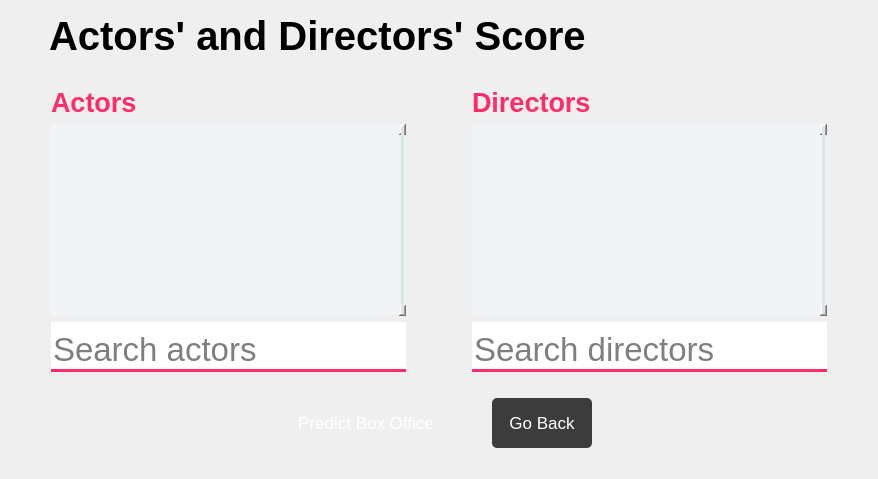
      <widget class="QWidget" name="actorDirectorScorePage">
       <layout class="QVBoxLayout" name="verticalLayout_6">
        <item alignment="Qt::AlignHCenter">
         <widget class="QLabel" name="actorDirectorScoreTitle">
          <property name="minimumSize">
           <size>
            <width>780</width>
            <height>50</height>
           </size>
          </property>
          <property name="maximumSize">
           <size>
            <width>800</width>
            <height>50</height>
           </size>
          </property>
          <property name="styleSheet">
           <string notr="true">font-size: 30pt;
font-weight: bold;
border-bottom: 1px solid rgb(170, 170, 170);</string>
          </property>
          <property name="text">
           <string>Actors' and Directors' Score</string>
          </property>
         </widget>
        </item>
        <item>
         <spacer name="verticalSpacer_8">
          <property name="orientation">
           <enum>Qt::Vertical</enum>
          </property>
          <property name="sizeType">
           <enum>QSizePolicy::Fixed</enum>
          </property>
          <property name="sizeHint" stdset="0">
           <size>
            <width>20</width>
            <height>20</height>
           </size>
          </property>
         </spacer>
        </item>
        <item>
         <layout class="QHBoxLayout" name="horizontalLayout_6">
          <property name="topMargin">
           <number>0</number>
          </property>
          <item>
           <spacer name="horizontalSpacer_15">
            <property name="orientation">
             <enum>Qt::Horizontal</enum>
            </property>
            <property name="sizeHint" stdset="0">
             <size>
              <width>40</width>
              <height>20</height>
             </size>
            </property>
           </spacer>
          </item>
          <item>
           <layout class="QVBoxLayout" name="actorScoreContainer">
            <property name="rightMargin">
             <number>0</number>
            </property>
            <item>
             <widget class="QLabel" name="label_14">
              <property name="styleSheet">
               <string notr="true">font-size: 20pt;
font-weight: bold;
color: #FF2C6B;</string>
              </property>
              <property name="text">
               <string>Actors</string>
              </property>
             </widget>
            </item>
            <item>
             <widget class="QTableWidget" name="actorTable">
              <property name="sizePolicy">
               <sizepolicy hsizetype="Expanding" vsizetype="Expanding">
                <horstretch>0</horstretch>
                <verstretch>0</verstretch>
               </sizepolicy>
              </property>
              <property name="minimumSize">
               <size>
                <width>355</width>
                <height>0</height>
               </size>
              </property>
              <property name="maximumSize">
               <size>
                <width>355</width>
                <height>16777215</height>
               </size>
              </property>
              <property name="layoutDirection">
               <enum>Qt::LeftToRight</enum>
              </property>
              <property name="autoFillBackground">
               <bool>false</bool>
              </property>
              <property name="styleSheet">
               <string notr="true">QTableWidget {
gridline-color: white;
color: black;
font-size: 13pt;
font-weight: bold;
border: none;
background-color: #F1F4F7;
selection-background-color: transparent;
alternate-background-color: #EDF2F5;
selection-color: black;
}

QScrollBar:vertical {
 border: 2px solid transparent;
 background: #F1F4F7;
 width: 7px;
 margin: 0px 0 0px 0;
 }
 QScrollBar::handle:vertical {
background: #DDE3E7;
min-height: 20px;
width: 3px;
 }

QScrollBar:horizontal {
border: 4px solid transparent;
background: transparent;;
height: 13px;
}

QScrollBar::handle:horizontal {
background: #A2A2A2;
min-width: 20px;
height: 3px;
}

</string>
              </property>
              <property name="verticalScrollBarPolicy">
               <enum>Qt::ScrollBarAlwaysOn</enum>
              </property>
              <property name="horizontalScrollBarPolicy">
               <enum>Qt::ScrollBarAlwaysOff</enum>
              </property>
              <property name="editTriggers">
               <set>QAbstractItemView::NoEditTriggers</set>
              </property>
              <property name="dragDropOverwriteMode">
               <bool>false</bool>
              </property>
              <property name="alternatingRowColors">
               <bool>true</bool>
              </property>
              <property name="selectionMode">
               <enum>QAbstractItemView::NoSelection</enum>
              </property>
              <property name="textElideMode">
               <enum>Qt::ElideRight</enum>
              </property>
              <property name="showGrid">
               <bool>true</bool>
              </property>
              <property name="sortingEnabled">
               <bool>false</bool>
              </property>
              <property name="rowCount">
               <number>0</number>
              </property>
              <attribute name="horizontalHeaderVisible">
               <bool>false</bool>
              </attribute>
              <attribute name="horizontalHeaderDefaultSectionSize">
               <number>200</number>
              </attribute>
              <attribute name="horizontalHeaderHighlightSections">
               <bool>true</bool>
              </attribute>
              <attribute name="horizontalHeaderMinimumSectionSize">
               <number>21</number>
              </attribute>
              <attribute name="horizontalHeaderShowSortIndicator" stdset="0">
               <bool>false</bool>
              </attribute>
              <attribute name="horizontalHeaderStretchLastSection">
               <bool>true</bool>
              </attribute>
              <attribute name="verticalHeaderVisible">
               <bool>false</bool>
              </attribute>
              <attribute name="verticalHeaderCascadingSectionResizes">
               <bool>false</bool>
              </attribute>
              <attribute name="verticalHeaderDefaultSectionSize">
               <number>70</number>
              </attribute>
              <attribute name="verticalHeaderHighlightSections">
               <bool>true</bool>
              </attribute>
              <attribute name="verticalHeaderShowSortIndicator" stdset="0">
               <bool>false</bool>
              </attribute>
              <attribute name="verticalHeaderStretchLastSection">
               <bool>false</bool>
              </attribute>
              <column>
               <property name="text">
                <string>Actor</string>
               </property>
              </column>
              <column>
               <property name="text">
                <string>Score</string>
               </property>
              </column>
             </widget>
            </item>
            <item>
             <widget class="QLineEdit" name="searchActor">
              <property name="minimumSize">
               <size>
                <width>0</width>
                <height>50</height>
               </size>
              </property>
              <property name="focusPolicy">
               <enum>Qt::StrongFocus</enum>
              </property>
              <property name="styleSheet">
               <string notr="true">QLineEdit {
font-size: 25pt;
border: none;
border-bottom: 2.5px solid #FF2C6B;
}
QLineEdit:focus {
background-color: #FFEEF3;
}</string>
              </property>
              <property name="alignment">
               <set>Qt::AlignBottom|Qt::AlignLeading|Qt::AlignLeft</set>
              </property>
              <property name="placeholderText">
               <string>Search actors</string>
              </property>
              <property name="cursorMoveStyle">
               <enum>Qt::VisualMoveStyle</enum>
              </property>
             </widget>
            </item>
           </layout>
          </item>
          <item>
           <spacer name="horizontalSpacer_16">
            <property name="orientation">
             <enum>Qt::Horizontal</enum>
            </property>
            <property name="sizeType">
             <enum>QSizePolicy::Fixed</enum>
            </property>
            <property name="sizeHint" stdset="0">
             <size>
              <width>60</width>
              <height>20</height>
             </size>
            </property>
           </spacer>
          </item>
          <item>
           <layout class="QVBoxLayout" name="directorScoreContainer">
            <property name="rightMargin">
             <number>0</number>
            </property>
            <item>
             <widget class="QLabel" name="label_15">
              <property name="styleSheet">
               <string notr="true">font-size: 20pt;
font-weight: bold;
color: #FF2C6B;</string>
              </property>
              <property name="text">
               <string>Directors</string>
              </property>
             </widget>
            </item>
            <item>
             <widget class="QTableWidget" name="directorTable">
              <property name="minimumSize">
               <size>
                <width>355</width>
                <height>0</height>
               </size>
              </property>
              <property name="maximumSize">
               <size>
                <width>355</width>
                <height>16777215</height>
               </size>
              </property>
              <property name="styleSheet">
               <string notr="true">QTableWidget {
gridline-color: white;
color: black;
font-size: 13pt;
font-weight: bold;
border: none;
background-color: #F1F4F7;
selection-background-color: transparent;
alternate-background-color: #EDF2F5;
selection-color: black;
}

QScrollBar:vertical {
 border: 2px solid transparent;
 background: #F1F4F7;
 width: 7px;
 margin: 0px 0 0px 0;
 }
 QScrollBar::handle:vertical {
background: #DDE3E7;
min-height: 20px;
width: 3px;
 }

QScrollBar:horizontal {
border: 4px solid transparent;
background: transparent;;
height: 13px;
}

QScrollBar::handle:horizontal {
background: #A2A2A2;
min-width: 20px;
height: 3px;
}

</string>
              </property>
              <property name="verticalScrollBarPolicy">
               <enum>Qt::ScrollBarAlwaysOn</enum>
              </property>
              <property name="horizontalScrollBarPolicy">
               <enum>Qt::ScrollBarAlwaysOff</enum>
              </property>
              <property name="editTriggers">
               <set>QAbstractItemView::NoEditTriggers</set>
              </property>
              <property name="dragDropOverwriteMode">
               <bool>false</bool>
              </property>
              <property name="alternatingRowColors">
               <bool>true</bool>
              </property>
              <property name="selectionMode">
               <enum>QAbstractItemView::NoSelection</enum>
              </property>
              <attribute name="horizontalHeaderVisible">
               <bool>false</bool>
              </attribute>
              <attribute name="horizontalHeaderDefaultSectionSize">
               <number>200</number>
              </attribute>
              <attribute name="horizontalHeaderMinimumSectionSize">
               <number>21</number>
              </attribute>
              <attribute name="horizontalHeaderShowSortIndicator" stdset="0">
               <bool>false</bool>
              </attribute>
              <attribute name="horizontalHeaderStretchLastSection">
               <bool>true</bool>
              </attribute>
              <attribute name="verticalHeaderVisible">
               <bool>false</bool>
              </attribute>
              <attribute name="verticalHeaderDefaultSectionSize">
               <number>70</number>
              </attribute>
              <attribute name="verticalHeaderStretchLastSection">
               <bool>false</bool>
              </attribute>
              <column>
               <property name="text">
                <string>Director</string>
               </property>
              </column>
              <column>
               <property name="text">
                <string>Score</string>
               </property>
              </column>
             </widget>
            </item>
            <item>
             <widget class="QLineEdit" name="searchDirector">
              <property name="minimumSize">
               <size>
                <width>0</width>
                <height>50</height>
               </size>
              </property>
              <property name="styleSheet">
               <string notr="true">QLineEdit {
font-size: 25pt;
border: none;
border-bottom: 2.5px solid #FF2C6B;
}
QLineEdit:focus {
background-color: #FFEEF3;
}</string>
              </property>
              <property name="alignment">
               <set>Qt::AlignBottom|Qt::AlignLeading|Qt::AlignLeft</set>
              </property>
              <property name="placeholderText">
               <string>Search directors</string>
              </property>
             </widget>
            </item>
           </layout>
          </item>
          <item>
           <spacer name="horizontalSpacer_17">
            <property name="orientation">
             <enum>Qt::Horizontal</enum>
            </property>
            <property name="sizeHint" stdset="0">
             <size>
              <width>40</width>
              <height>20</height>
             </size>
            </property>
           </spacer>
          </item>
         </layout>
        </item>
        <item>
         <spacer name="verticalSpacer_16">
          <property name="orientation">
           <enum>Qt::Vertical</enum>
          </property>
          <property name="sizeType">
           <enum>QSizePolicy::Fixed</enum>
          </property>
          <property name="sizeHint" stdset="0">
           <size>
            <width>20</width>
            <height>20</height>
           </size>
          </property>
         </spacer>
        </item>
        <item>
         <layout class="QHBoxLayout" name="horizontalLayout_5">
          <property name="topMargin">
           <number>0</number>
          </property>
          <property name="bottomMargin">
           <number>0</number>
          </property>
          <item>
           <spacer name="horizontalSpacer_13">
            <property name="orientation">
             <enum>Qt::Horizontal</enum>
            </property>
            <property name="sizeHint" stdset="0">
             <size>
              <width>40</width>
              <height>20</height>
             </size>
            </property>
           </spacer>
          </item>
          <item>
           <widget class="QPushButton" name="BOPButton">
            <property name="minimumSize">
             <size>
              <width>160</width>
              <height>50</height>
             </size>
            </property>
            <property name="maximumSize">
             <size>
              <width>160</width>
              <height>16777215</height>
             </size>
            </property>
            <property name="styleSheet">
             <string notr="true">QPushButton {
font-size: 13pt;
background-color: qlineargradient(x1: 0, y1: 0, x2: 1, y2: 0,
                                 stop: 0 #FF2C6B, stop: 1.0 #FFA857);
border-radius: 5px;
color: white;
}
QPushButton:hover {
background-color: #DA0041;
}
QPushButton:pressed {
background-color: #A00030;
}</string>
            </property>
            <property name="text">
             <string>Predict Box Office</string>
            </property>
           </widget>
          </item>
          <item>
           <spacer name="horizontalSpacer_18">
            <property name="orientation">
             <enum>Qt::Horizontal</enum>
            </property>
            <property name="sizeType">
             <enum>QSizePolicy::Fixed</enum>
            </property>
            <property name="sizeHint" stdset="0">
             <size>
              <width>40</width>
              <height>20</height>
             </size>
            </property>
           </spacer>
          </item>
          <item>
           <widget class="QPushButton" name="goBackFromScore">
            <property name="minimumSize">
             <size>
              <width>100</width>
              <height>50</height>
             </size>
            </property>
            <property name="maximumSize">
             <size>
              <width>100</width>
              <height>50</height>
             </size>
            </property>
            <property name="styleSheet">
             <string notr="true">QPushButton {
font-size: 13pt;
background-color: #3C3C3C;
border-radius: 5px;
color: white;
}
QPushButton:hover {
background-color: #303030;
}
QPushButton:pressed {
background-color: #232323;
}</string>
            </property>
            <property name="text">
             <string>Go Back</string>
            </property>
           </widget>
          </item>
          <item>
           <spacer name="horizontalSpacer_14">
            <property name="orientation">
             <enum>Qt::Horizontal</enum>
            </property>
            <property name="sizeHint" stdset="0">
             <size>
              <width>40</width>
              <height>20</height>
             </size>
            </property>
           </spacer>
          </item>
         </layout>
        </item>
        <item>
         <spacer name="verticalSpacer_17">
          <property name="orientation">
           <enum>Qt::Vertical</enum>
          </property>
          <property name="sizeType">
           <enum>QSizePolicy::Fixed</enum>
          </property>
          <property name="sizeHint" stdset="0">
           <size>
            <width>20</width>
            <height>20</height>
           </size>
          </property>
         </spacer>
        </item>
       </layout>
      </widget>
